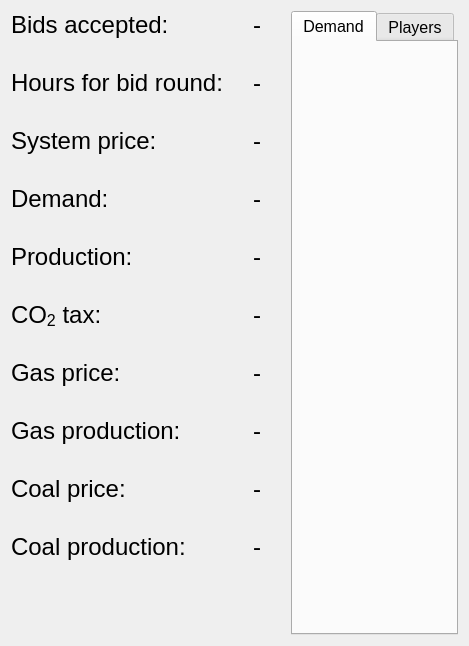
            <widget class="QWidget" name="post_results_tab_general">
             <attribute name="title">
              <string>General</string>
             </attribute>
             <layout class="QVBoxLayout" name="verticalLayout_26">
              <item>
               <layout class="QHBoxLayout" name="horizontalLayout_16">
                <property name="spacing">
                 <number>30</number>
                </property>
                <property name="bottomMargin">
                 <number>0</number>
                </property>
                <item>
                 <layout class="QFormLayout" name="formLayout_7">
                  <property name="bottomMargin">
                   <number>30</number>
                  </property>
                  <item row="0" column="0">
                   <widget class="QLabel" name="label_40">
                    <property name="font">
                     <font>
                      <pointsize>18</pointsize>
                     </font>
                    </property>
                    <property name="text">
                     <string>Bids accepted:</string>
                    </property>
                   </widget>
                  </item>
                  <item row="0" column="1">
                   <widget class="QLabel" name="post_results_label_bids_accepted">
                    <property name="font">
                     <font>
                      <pointsize>18</pointsize>
                     </font>
                    </property>
                    <property name="text">
                     <string>-</string>
                    </property>
                   </widget>
                  </item>
                  <item row="1" column="0">
                   <widget class="QLabel" name="label_49">
                    <property name="font">
                     <font>
                      <pointsize>18</pointsize>
                     </font>
                    </property>
                    <property name="text">
                     <string>Hours for bid round:</string>
                    </property>
                   </widget>
                  </item>
                  <item row="1" column="1">
                   <widget class="QLabel" name="post_results_label_hours_for_bid_round">
                    <property name="font">
                     <font>
                      <pointsize>18</pointsize>
                     </font>
                    </property>
                    <property name="text">
                     <string>-</string>
                    </property>
                   </widget>
                  </item>
                  <item row="2" column="0">
                   <widget class="QLabel" name="label_51">
                    <property name="font">
                     <font>
                      <pointsize>18</pointsize>
                     </font>
                    </property>
                    <property name="text">
                     <string>System price:</string>
                    </property>
                   </widget>
                  </item>
                  <item row="2" column="1">
                   <widget class="QLabel" name="post_results_label_system_price">
                    <property name="font">
                     <font>
                      <pointsize>18</pointsize>
                     </font>
                    </property>
                    <property name="text">
                     <string>-</string>
                    </property>
                   </widget>
                  </item>
                  <item row="3" column="0">
                   <widget class="QLabel" name="label_53">
                    <property name="font">
                     <font>
                      <pointsize>18</pointsize>
                     </font>
                    </property>
                    <property name="text">
                     <string>Demand:</string>
                    </property>
                   </widget>
                  </item>
                  <item row="3" column="1">
                   <widget class="QLabel" name="post_results_label_demand">
                    <property name="font">
                     <font>
                      <pointsize>18</pointsize>
                     </font>
                    </property>
                    <property name="text">
                     <string>-</string>
                    </property>
                   </widget>
                  </item>
                  <item row="4" column="0">
                   <widget class="QLabel" name="label_55">
                    <property name="font">
                     <font>
                      <pointsize>18</pointsize>
                     </font>
                    </property>
                    <property name="text">
                     <string>Production:</string>
                    </property>
                   </widget>
                  </item>
                  <item row="4" column="1">
                   <widget class="QLabel" name="post_results_label_production">
                    <property name="font">
                     <font>
                      <pointsize>18</pointsize>
                     </font>
                    </property>
                    <property name="text">
                     <string>-</string>
                    </property>
                   </widget>
                  </item>
                  <item row="5" column="0">
                   <widget class="QLabel" name="label_57">
                    <property name="font">
                     <font>
                      <pointsize>18</pointsize>
                     </font>
                    </property>
                    <property name="text">
                     <string>CO&lt;sub&gt;2&lt;/sub&gt; tax:</string>
                    </property>
                   </widget>
                  </item>
                  <item row="5" column="1">
                   <widget class="QLabel" name="post_results_label_co2_tax">
                    <property name="font">
                     <font>
                      <pointsize>18</pointsize>
                     </font>
                    </property>
                    <property name="text">
                     <string>-</string>
                    </property>
                   </widget>
                  </item>
                  <item row="6" column="0">
                   <widget class="QLabel" name="label_58">
                    <property name="font">
                     <font>
                      <pointsize>18</pointsize>
                     </font>
                    </property>
                    <property name="text">
                     <string>Gas price:</string>
                    </property>
                   </widget>
                  </item>
                  <item row="6" column="1">
                   <widget class="QLabel" name="post_results_label_gas_price">
                    <property name="font">
                     <font>
                      <pointsize>18</pointsize>
                     </font>
                    </property>
                    <property name="text">
                     <string>-</string>
                    </property>
                   </widget>
                  </item>
                  <item row="7" column="0">
                   <widget class="QLabel" name="label_59">
                    <property name="font">
                     <font>
                      <pointsize>18</pointsize>
                     </font>
                    </property>
                    <property name="text">
                     <string>Gas production:</string>
                    </property>
                   </widget>
                  </item>
                  <item row="7" column="1">
                   <widget class="QLabel" name="post_results_label_gas_production">
                    <property name="font">
                     <font>
                      <pointsize>18</pointsize>
                     </font>
                    </property>
                    <property name="text">
                     <string>-</string>
                    </property>
                   </widget>
                  </item>
                  <item row="8" column="0">
                   <widget class="QLabel" name="label_60">
                    <property name="font">
                     <font>
                      <pointsize>18</pointsize>
                     </font>
                    </property>
                    <property name="text">
                     <string>Coal price:</string>
                    </property>
                   </widget>
                  </item>
                  <item row="8" column="1">
                   <widget class="QLabel" name="post_results_label_coal_price">
                    <property name="font">
                     <font>
                      <pointsize>18</pointsize>
                     </font>
                    </property>
                    <property name="text">
                     <string>-</string>
                    </property>
                   </widget>
                  </item>
                  <item row="9" column="0">
                   <widget class="QLabel" name="label_62">
                    <property name="font">
                     <font>
                      <pointsize>18</pointsize>
                     </font>
                    </property>
                    <property name="text">
                     <string>Coal production:</string>
                    </property>
                   </widget>
                  </item>
                  <item row="9" column="1">
                   <widget class="QLabel" name="post_results_label_coal_production">
                    <property name="font">
                     <font>
                      <pointsize>18</pointsize>
                     </font>
                    </property>
                    <property name="text">
                     <string>-</string>
                    </property>
                   </widget>
                  </item>
                  <item row="10" column="0">
                   <widget class="QLabel" name="label_61">
                    <property name="text">
                     <string/>
                    </property>
                   </widget>
                  </item>
                 </layout>
                </item>
                <item>
                 <widget class="QTabWidget" name="tabWidget_2">
                  <property name="font">
                   <font>
                    <pointsize>12</pointsize>
                   </font>
                  </property>
                  <property name="currentIndex">
                   <number>0</number>
                  </property>
                  <widget class="QWidget" name="tab_6">
                   <attribute name="title">
                    <string>Demand</string>
                   </attribute>
                  </widget>
                  <widget class="QWidget" name="tab_7">
                   <attribute name="title">
                    <string>Players</string>
                   </attribute>
                  </widget>
                 </widget>
                </item>
               </layout>
              </item>
             </layout>
            </widget>
